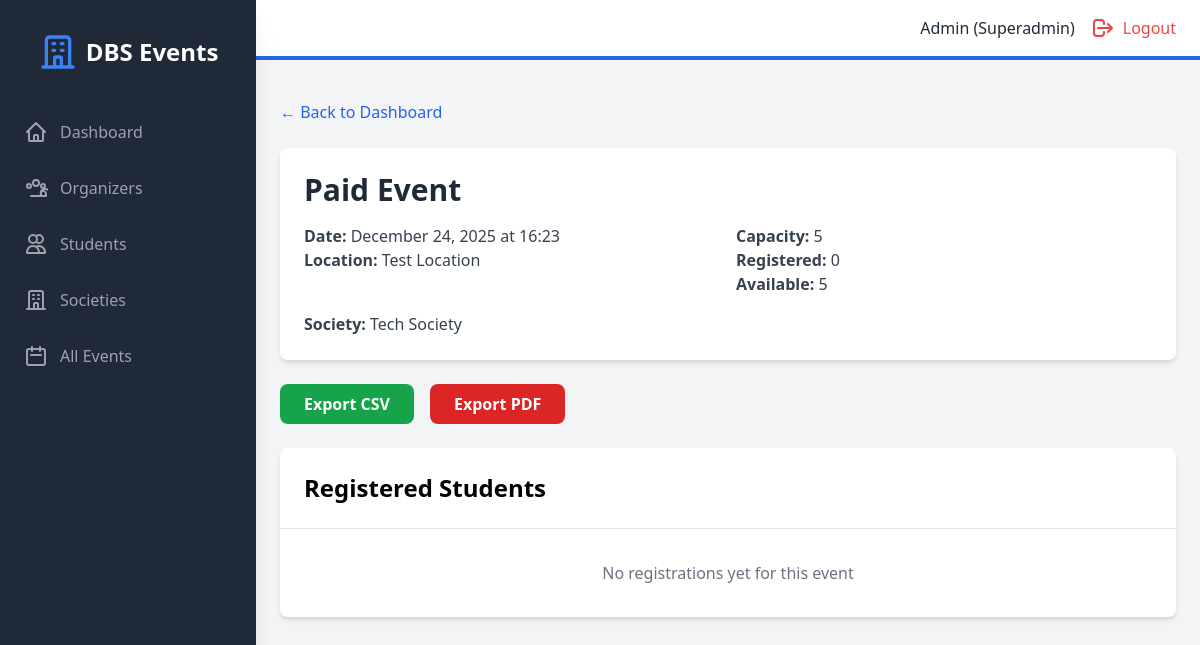
Page /event/1/registrations (signed in) on the earlier database version.
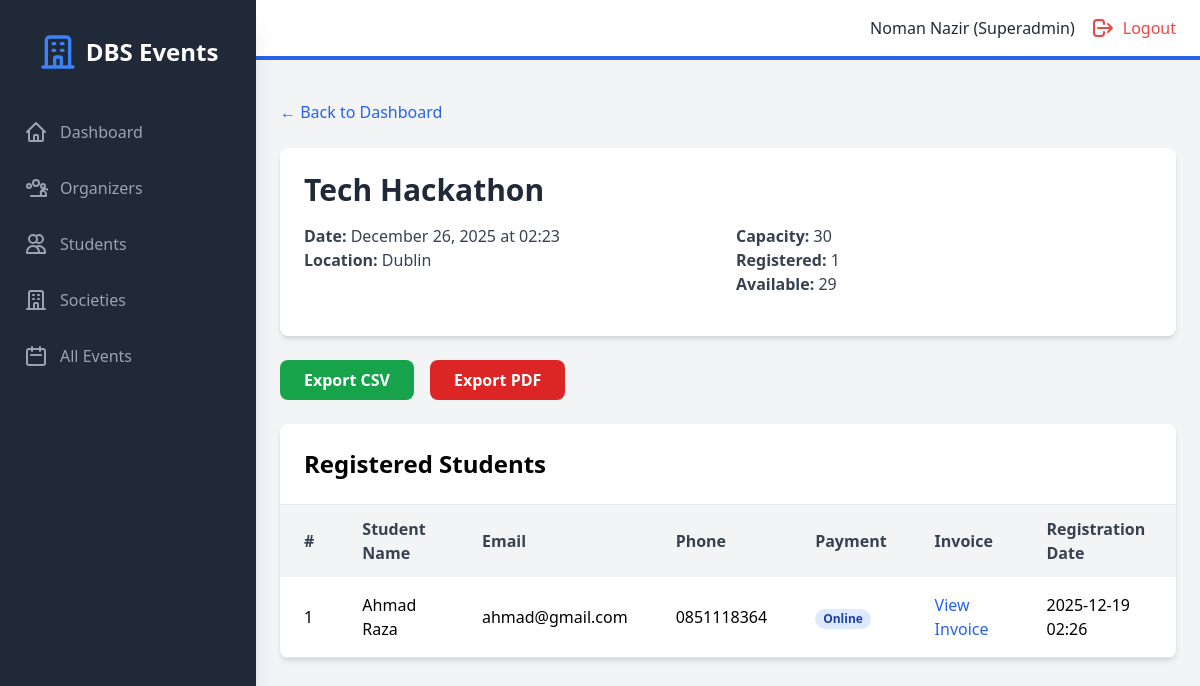
Same page on the later database version.
### models.py (models this page shows, shortened)
class User(UserMixin, db.Model):
    id = db.Column(db.Integer, primary_key=True)
    student_number = db.Column(db.String(50), unique=True, nullable=True)
    email = db.Column(db.String(120), unique=True, nullable=False)
    password_hash = db.Column(db.String(200), nullable=False)
    name = db.Column(db.String(100), nullable=False)
    role = db.Column(db.String(20), nullable=False)  # superadmin, organizer, student
    created_at = db.Column(db.DateTime, default=datetime.utcnow)
    societies = db.relationship('Society', backref='head', lazy=True)
    events_created = db.relationship('Event', backref='creator', lazy=True)
    registrations = db.relationship('Registration', backref='student', lazy=True)

class Event(db.Model):
    id = db.Column(db.Integer, primary_key=True)
    title = db.Column(db.String(200), nullable=False)
    description = db.Column(db.Text, nullable=True)
    event_date = db.Column(db.DateTime, nullable=False)
    location = db.Column(db.String(200), nullable=False)
    capacity = db.Column(db.Integer, nullable=False)
    is_paid = db.Column(db.Boolean, default=False)
    cost = db.Column(db.Float, default=0.0)
    society_id = db.Column(db.Integer, db.ForeignKey('society.id'), nullable=True)
    created_by = db.Column(db.Integer, db.ForeignKey('user.id'), nullable=False)
    created_at = db.Column(db.DateTime, default=datetime.utcnow)
    registrations = db.relationship('Registration', backref='event', lazy=True, cascade='all, delete-orphan')

class Society(db.Model):
    id = db.Column(db.Integer, primary_key=True)
    name = db.Column(db.String(100), nullable=False, unique=True)
    description = db.Column(db.Text, nullable=True)
    society_head_id = db.Column(db.Integer, db.ForeignKey('user.id'), nullable=False)
    created_at = db.Column(db.DateTime, default=datetime.utcnow)
    events = db.relationship('Event', backref='society', lazy=True)

class Registration(db.Model):
    id = db.Column(db.Integer, primary_key=True)
    event_id = db.Column(db.Integer, db.ForeignKey('event.id'), nullable=False)
    student_id = db.Column(db.Integer, db.ForeignKey('user.id'), nullable=False)
    registration_date = db.Column(db.DateTime, default=datetime.utcnow)
    phone_number = db.Column(db.String(20), nullable=True)
    payment_method = db.Column(db.String(20), nullable=True) # 'onsite' or 'online'
    invoice_path = db.Column(db.String(255), nullable=True)
    __table_args__ = (db.UniqueConstraint('event_id', 'student_id', name='unique_registration'),)

### backend/routes/registrations.py (the view)
@registrations_bp.route("/event/<int:event_id>/registrations", endpoint="view_registrations")
@login_required
def view_registrations(event_id):
    if current_user.role not in ["superadmin", "organizer"]:
        flash("Access denied", "danger")
        return redirect(url_for("public.index"))
    event = Event.query.get_or_404(event_id)
    if current_user.role == "organizer" and event.created_by != current_user.id:
        flash("You can only view registrations for your own events", "danger")
        return redirect(url_for("organizer.organizer_dashboard"))
    registrations = Registration.query.filter_by(event_id=event_id).all()
    return render_template("registrations.html", event=event, registrations=registrations)

### backend/main.py (called while the page is built)
@login_manager.user_loader
def load_user(user_id):
    return User.query.get(int(user_id))

### frontend/templates/registrations.html (shortened to what the changed rows need)
{% extends "base.html" %}
{% block auth_content %}
<div class="mb-6">
    <a href="{% if current_user.role == 'superadmin' %}{{ url_for('admin.admin_dashboard') }}{% else %}{{ url_for('organizer.organizer_dashboard') }}{% endif %}" class="text-blue-600 hover:underline">&larr; Back to Dashboard</a>
</div>
<div class="bg-white rounded-lg shadow-md p-6 mb-6">
    <h1 class="text-3xl font-bold text-gray-800 mb-4">{{ event.title }}</h1>
    <div class="grid grid-cols-1 md:grid-cols-2 gap-4 mb-4">
        <div>
            <p class="text-gray-700"><span class="font-semibold">Date:</span> {{ event.event_date.strftime('%B %d, %Y at %H:%M') }}</p>
            <p class="text-gray-700"><span class="font-semibold">Location:</span> {{ event.location }}</p>
        </div>
        <div>
            <p class="text-gray-700"><span class="font-semibold">Capacity:</span> {{ event.capacity }}</p>
            <p class="text-gray-700"><span class="font-semibold">Registered:</span> {{ registrations|length }}</p>
            <p class="text-gray-700"><span class="font-semibold">Available:</span> {{ event.capacity - registrations|length }}</p>
        </div>
    </div>
    {% if event.society %}
    <p class="text-gray-700"><span class="font-semibold">Society:</span> {{ event.society.name }}</p>
    {% endif %}
</div>
<div class="mb-6 flex gap-4">
    <a href="{{ url_for('exports.export_csv', event_id=event.id) }}" class="bg-green-600 text-white px-6 py-2 rounded-lg hover:bg-green-700 font-semibold">
        Export CSV
    </a>
    <a href="{{ url_for('exports.export_pdf', event_id=event.id) }}" class="bg-red-600 text-white px-6 py-2 rounded-lg hover:bg-red-700 font-semibold">
        Export PDF
    </a>
</div>
<div class="bg-white rounded-lg shadow-md overflow-hidden">
    <h2 class="text-2xl font-bold p-6 border-b">Registered Students</h2>
    {% if registrations|length > 0 %}
    <div class="overflow-x-auto">
        <table class="w-full">
            <thead class="bg-gray-100">
                <tr>
                    <th class="px-6 py-3 text-left text-gray-700 font-semibold">#</th>
                    <th class="px-6 py-3 text-left text-gray-700 font-semibold">Student Name</th>
                    <th class="px-6 py-3 text-left text-gray-700 font-semibold">Email</th>
                    <th class="px-6 py-3 text-left text-gray-700 font-semibold">Phone</th>
                    <th class="px-6 py-3 text-left text-gray-700 font-semibold">Payment</th>
                    <th class="px-6 py-3 text-left text-gray-700 font-semibold">Invoice</th>
                    <th class="px-6 py-3 text-left text-gray-700 font-semibold">Registration Date</th>
                </tr>
            </thead>
            <tbody>
                {% for reg in registrations %}
                <tr class="border-b hover:bg-gray-50">
                    <td class="px-6 py-4">{{ loop.index }}</td>
                    <td class="px-6 py-4">{{ reg.student.name }}</td>
                    <td class="px-6 py-4">{{ reg.student.email }}</td>
                    <td class="px-6 py-4">{{ reg.phone_number or 'N/A' }}</td>
                    <td class="px-6 py-4">
                        <span class="px-2 inline-flex text-xs leading-5 font-semibold rounded-full
                            {% if reg.payment_method == 'onsite' %}bg-yellow-100 text-yellow-800
                            {% elif reg.payment_method == 'online' %}bg-blue-100 text-blue-800
                            {% else %}bg-green-100 text-green-800{% endif %}">
                            {{ reg.payment_method | capitalize }}
                        </span>
                    </td>
                    <td class="px-6 py-4">
                        {% if reg.invoice_path %}
                            {% set filename = reg.invoice_path.replace('static/invoices/', '') %}
                            <a href="/invoices/{{ filename }}" target="_blank" class="text-blue-600 hover:text-blue-900">View Invoice</a>
                        {% else %}
                            N/A
                        {% endif %}
                    </td>
                    <td class="px-6 py-4">{{ reg.registration_date.strftime('%Y-%m-%d %H:%M') }}</td>
                </tr>
                {% endfor %}
            </tbody>
        </table>
    </div>
    {% else %}
    <div class="text-center py-8 text-gray-500">
        <p>No registrations yet for this event</p>
    </div>
    {% endif %}
</div>
{% endblock %}

### frontend/templates/base.html (shortened to what the changed rows need)
<!DOCTYPE html>
<html lang="en">
<head>
    <script src="https://cdn.tailwindcss.com"></script>
    <link rel="stylesheet" href="{{ url_for('static', filename='css/style.css') }}">
</head>
<body class="bg-gray-100">
    {% if current_user.is_authenticated %}
    <div class="flex h-screen bg-gray-100">
        <div id="sidebar" class="sidebar fixed inset-y-0 left-0 z-30 w-64 bg-gray-800 overflow-y-auto transition duration-300 ease-out md:translate-x-0 md:static md:shadow-xl sidebar-closed">
            <div class="flex items-center justify-center mt-8">
                <div class="flex items-center">
                    <svg class="h-10 w-10 text-blue-500" fill="none" stroke="currentColor" viewBox="0 0 24 24">
                        <path stroke-linecap="round" stroke-linejoin="round" stroke-width="2" d="M19 21V5a2 2 0 00-2-2H7a2 2 0 00-2 2v16m14 0h2m-2 0h-5m-9 0H3m2 0h5M9 7h1m-1 4h1m4-4h1m-1 4h1m-5 10v-5a1 1 0 011-1h2a1 1 0 011 1v5m-4 0h4"></path>
                    </svg>
                    <span class="text-white text-2xl font-semibold ml-2">DBS Events</span>
                </div>
            </div>
            <nav class="mt-10">
                {% if current_user.role == 'superadmin' %}
                    <a class="flex items-center mt-4 py-2 px-6 text-gray-400 hover:bg-gray-700 hover:text-white" href="{{ url_for('admin.admin_dashboard') }}">
                        <svg class="h-6 w-6" fill="none" stroke="currentColor" viewBox="0 0 24 24"><path stroke-linecap="round" stroke-linejoin="round" stroke-width="2" d="M3 12l2-2m0 0l7-7 7 7M5 10v10a1 1 0 001 1h3m10-11l2 2m-2-2v10a1 1 0 01-1 1h-3m-6 0a1 1 0 001-1v-4a1 1 0 011-1h2a1 1 0 011 1v4a1 1 0 001 1m-6 0h6"></path></svg>
                        <span class="mx-3">Dashboard</span>
                    </a>
                    <a class="flex items-center mt-4 py-2 px-6 text-gray-400 hover:bg-gray-700 hover:text-white" href="{{ url_for('admin.admin_organizers') }}">
                        <span class="mx-3">Organizers</span>
                    </a>
                    <a class="flex items-center mt-4 py-2 px-6 text-gray-400 hover:bg-gray-700 hover:text-white" href="{{ url_for('admin.admin_students') }}">
                        <svg class="h-6 w-6" fill="none" stroke="currentColor" viewBox="0 0 24 24"><path stroke-linecap="round" stroke-linejoin="round" stroke-width="2" d="M12 4.354a4 4 0 110 5.292M15 21H3v-1a6 6 0 0112 0v1zm0 0h6v-1a6 6 0 00-9-5.197M13 7a4 4 0 11-8 0 4 4 0 018 0z"></path></svg>
                        <span class="mx-3">Students</span>
                    </a>
                    <a class="flex items-center mt-4 py-2 px-6 text-gray-400 hover:bg-gray-700 hover:text-white" href="{{ url_for('admin.admin_societies') }}">
                        <svg class="h-6 w-6" fill="none" stroke="currentColor" viewBox="0 0 24 24"><path stroke-linecap="round" stroke-linejoin="round" stroke-width="2" d="M19 21V5a2 2 0 00-2-2H7a2 2 0 00-2 2v16m14 0h2m-2 0h-5m-9 0H3m2 0h5M9 7h1m-1 4h1m4-4h1m-1 4h1m-5 10v-5a1 1 0 011-1h2a1 1 0 011 1v5m-4 0h4"></path></svg>
                        <span class="mx-3">Societies</span>
                    </a>
                    <a class="flex items-center mt-4 py-2 px-6 text-gray-400 hover:bg-gray-700 hover:text-white" href="{{ url_for('admin.admin_events') }}">
                        <svg class="h-6 w-6" fill="none" stroke="currentColor" viewBox="0 0 24 24"><path stroke-linecap="round" stroke-linejoin="round" stroke-width="2" d="M8 7V3m8 4V3m-9 8h10M5 21h14a2 2 0 002-2V7a2 2 0 00-2-2H5a2 2 0 00-2 2v12a2 2 0 002 2z"></path></svg>
                        <span class="mx-3">All Events</span>
                    </a>
                {% endif %}
            </nav>
        </div>
        <div class="flex-1 flex flex-col overflow-hidden">
            <header class="flex justify-between items-center py-4 px-6 bg-white border-b-4 border-blue-600">
                <div class="flex items-center">
                    <span class="text-gray-800 mr-4">{{ current_user.name }} ({{ current_user.role | capitalize }})</span>
                    <a href="{{ url_for('public.logout') }}" class="flex items-center text-red-500 hover:text-red-700">
                        <svg class="h-6 w-6" fill="none" stroke="currentColor" viewBox="0 0 24 24"><path stroke-linecap="round" stroke-linejoin="round" stroke-width="2" d="M17 16l4-4m0 0l-4-4m4 4H7m6 4v1a3 3 0 01-3 3H6a3 3 0 01-3-3v-10a3 3 0 013-3h4a3 3 0 013 3v1"></path></svg>
                        <span class="ml-2 hidden sm:inline">Logout</span>
                    </a>
                </div>
            </header>
            <div class="px-6 pt-4">
            </div>
            <main class="flex-1 overflow-x-hidden overflow-y-auto bg-gray-100 p-6">
                {% block auth_content %}{% endblock %}
            </main>
        </div>
    </div>
    {% endif %}
</body>
</html>

Differences in the rows shown:
removed Society: society.name "Tech Society"
changed User "Superadmin": name "Admin" → "Noman Nazir"
changed Event: title "Paid Event" → "Tech Hackathon"; event_date "December 24, 2025 at 16:23" → "December 26, 2025 at 02:23"; location "Test Location" → "Dublin"; capacity "5" → "30"
added Registration: student.name "Ahmad Raza", student.email "ahmad@gmail.com", phone_number "0851118364", payment_method "Online", registration_date "2025-12-19 02:26"
Other differences:
{{ registrations|length }}: "0" → "1"
{{ event.capacity - registrations|length }}: "5" → "29"
text no longer shown: "Society: No registrations yet for this event"
text now shown: "# Student Name Email Phone Payment Invoice Registration Date"
